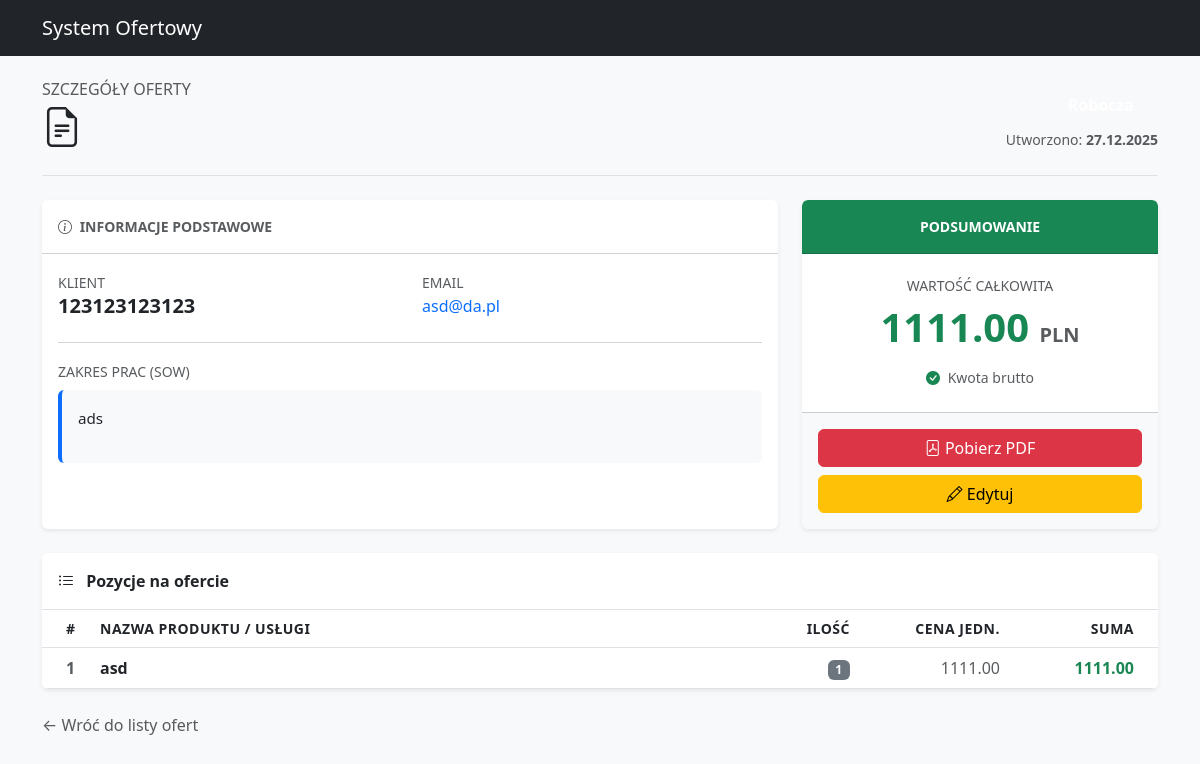
Screenshot of /offers/1/ (signed in) with the database file from the repository.
### offers/models.py (models this page shows, shortened)
class Offer(models.Model):
    class Status(models.TextChoices):
        DRAFT = 'draft', _('Robocza')
        PENDING = 'pending', _('Oczekuje na akceptację')
        IN_CONSULTATION = 'consultation', _('Konsultacja')
        APPROVED = 'approved', _('Zatwierdzona')
        SENT = 'sent', _('Wysłana')
        REJECTED = 'rejected', _('Odrzucona')
    class PaymentMethod(models.TextChoices):  # NOWOŚĆ (6)
        TRANSFER = 'transfer', _('Przelew tradycyjny')
        SPLIT_PAYMENT = 'split', _('Przelew (Split Payment)')
        CASH = 'cash', _('Gotówka')
        CARD = 'card', _('Karta płatnicza')
    seller = models.ForeignKey(Seller, on_delete=models.PROTECT, verbose_name="Wystawca", null=True)
    offer_number = models.CharField(max_length=50, unique=True, verbose_name="Numer oferty")
    client = models.ForeignKey(Client, on_delete=models.CASCADE, verbose_name="Klient", null=True)
    status = models.CharField(max_length=20, choices=Status.choices, default=Status.DRAFT, verbose_name="Status")
    description = RichTextField(null=True, blank=True, help_text="Wstęp/Opis oferty")
    total_price = models.DecimalField(max_digits=10, decimal_places=2, default=0, verbose_name="Suma PLN")
    currency_rate = models.DecimalField(max_digits=6, decimal_places=4, default=1.0000,
                                        verbose_name="Kurs EUR (dla informacji)")
    created_at = models.DateTimeField(auto_now_add=True)
    updated_at = models.DateTimeField(auto_now=True)
    validity_days = models.PositiveIntegerField(default=14, verbose_name="Ważność oferty (dni)")
    payment_deadline_days = models.PositiveIntegerField(default=7, verbose_name="Termin płatności (dni)")
    payment_method = models.CharField(max_length=20, choices=PaymentMethod.choices, default=PaymentMethod.TRANSFER,
                                      verbose_name="Metoda płatności")
    rejection_reason = models.TextField(blank=True, null=True, verbose_name="Powód odrzucenia (CEO)")
    external_file = models.FileField(upload_to='offers_archive/', null=True, blank=True, verbose_name="Archiwalny PDF")
    created_by = models.ForeignKey(User, on_delete=models.SET_NULL, null=True, blank=True, verbose_name="Utworzył")
    class Meta:
        ordering = ['-created_at']
        verbose_name = "Oferta"
        verbose_name_plural = "Baza Ofert"

class Client(models.Model):
    company = models.ForeignKey(Company, on_delete=models.CASCADE, related_name='employees', verbose_name="Firma")
    first_name = models.CharField(max_length=100, verbose_name="Imię")
    last_name = models.CharField(max_length=100, verbose_name="Nazwisko")
    email = models.EmailField(verbose_name="Email")
    phone = models.CharField(max_length=20, blank=True, verbose_name="Telefon")
    position = models.CharField(max_length=100, blank=True,
                                verbose_name="Stanowisko")  # np. "Dyrektor IT" vs "Serwisant"
    class Meta:
        verbose_name = "Klient / Kontakt"
        verbose_name_plural = "Baza Klientów"

class Company(models.Model):
    name = models.CharField(max_length=200, verbose_name="Nazwa Firmy")
    nip = models.CharField(max_length=20, blank=True, null=True, verbose_name="NIP")
    address = models.TextField(verbose_name="Adres", blank=True)
    class Meta:
        verbose_name = "Firma"
        verbose_name_plural = "Baza Firm"

class OfferItem(models.Model):
    offer = models.ForeignKey(Offer, on_delete=models.CASCADE, related_name='items')
    description = models.CharField(max_length=200, verbose_name="Nazwa produktu")
    quantity = models.PositiveIntegerField(default=1, verbose_name="Ilość")
    price_per_unit = models.DecimalField(max_digits=10, decimal_places=2, verbose_name="Cena jedn. PLN")
    price_in_eur = models.DecimalField(max_digits=10, decimal_places=2, null=True, blank=True,
                                       verbose_name="Cena katalogowa EUR")
    @property
    def total_price(self):
        return self.quantity * self.price_per_unit

### offers/views.py (the view)
# urls.py: path('offers/<int:pk>/', offer_views.offer_detail, name='offer_detail'),
@login_required
def offer_detail(request, pk):
    offer = get_object_or_404(Offer, pk=pk)
    return render(request, 'offers/offer_details.html', {'offer': offer})

### offers/templates/offers/offer_details.html (shortened to what this page needs)
{% load static %}
<!DOCTYPE html>
<html lang="pl">
<head>
    <link
            href="https://cdn.jsdelivr.net/npm/bootstrap@5.3.0/dist/css/bootstrap.min.css"
            rel="stylesheet"
    />
    <link
            rel="stylesheet"
            href="https://cdn.jsdelivr.net/npm/bootstrap-icons@1.10.0/font/bootstrap-icons.css"
    />
    <link rel="stylesheet" href="{% static 'css/offer_details.css' %}"/>
</head>
<body class="bg-light">
<nav class="navbar navbar-dark bg-dark mb-4">
    <div class="container">
        <a class="navbar-brand" href="{% url 'offer_list' %}"
        >System Ofertowy</a
        >
    </div>
</nav>
<div class="container pb-5">
    <div
            class="d-flex justify-content-between align-items-center mb-4 pb-3 border-bottom"
    >
        <div>
            <h6 class="text-uppercase text-muted mb-1">Szczegóły Oferty</h6>
            <h2 class="fw-bold text-dark display-6">
                <i class="bi bi-file-earmark-text"></i> {{ offer.offer_number }}
            </h2>
        </div>
        <div class="text-end">
          <span
                  class="badge rounded-pill status-badge {{ offer.css_class }} px-4 py-2 fs-6"
          >
          </span>
            <div class="text-muted small mt-2">
                Utworzono: <strong>{{ offer.created_at|date:"d.m.Y" }}</strong>
            </div>
        </div>
    </div>
    <div class="row g-4">
        <div class="col-lg-8">
            <div class="card shadow-sm border-0 h-100">
                <div
                        class="card-header bg-white fw-bold py-3 text-uppercase small text-muted"
                >
                    <i class="bi bi-info-circle me-1"></i> Informacje podstawowe
                </div>
                <div class="card-body">
                    <div class="row mb-4">
                        <div class="col-md-6">
                            <label class="text-muted small text-uppercase">Klient</label>
                            <h5 class="fw-bold text-dark mb-0">
                                {{ offer.client.company.nip }}
                            </h5>
                        </div>
                        <div class="col-md-6">
                            <label class="text-muted small text-uppercase">Email</label>
                            <div class="text-primary">{{ offer.client.email }}</div>
                        </div>
                    </div>
                    <hr class="text-muted opacity-25"/>
                    <label class="text-muted small text-uppercase mb-2"
                    >Zakres prac (SOW)</label
                    >
                    <div class="description-box p-3 rounded">
                        {{ offer.description|safe }}
                    </div>
                </div>
            </div>
        </div>
        <div class="col-lg-4">
            <div class="card shadow-sm border-0 bg-white h-100">
                <div
                        class="card-header bg-success text-white fw-bold py-3 text-center text-uppercase small"
                >
                    Podsumowanie
                </div>
                <div
                        class="card-body d-flex flex-column justify-content-center align-items-center text-center p-4"
                >
                    <h6 class="text-muted text-uppercase small mb-2">
                        Wartość całkowita
                    </h6>
                    <h1 class="fw-bold text-success mb-0">
                        {{ offer.total_price }}
                        <small class="fs-5 text-muted">PLN</small>
                    </h1>
                    <p class="small text-muted mt-3 mb-0">
                        <i class="bi bi-check-circle-fill text-success me-1"></i> Kwota
                        brutto
                    </p>
                </div>
                <div class="card-footer bg-light p-3 d-grid gap-2">
                    <a href="{% url 'offer_pdf' offer.pk %}" class="btn btn-danger">
                        <i class="bi bi-file-pdf"></i> Pobierz PDF
                    </a>
                    <a href="{% url 'offer_edit' offer.pk %}" class="btn btn-warning">
                        <i class="bi bi-pencil"></i> Edytuj
                    </a>
                </div>
            </div>
        </div>
    </div>
    <div class="card shadow-sm border-0 mt-4">
        <div class="card-header bg-white fw-bold py-3 border-bottom">
            <i class="bi bi-list-ul me-2"></i> Pozycje na ofercie
        </div>
        <div class="table-responsive">
            <table class="table table-hover align-middle mb-0">
                <thead class="bg-light text-secondary small text-uppercase">
                <tr>
                    <th class="ps-4" style="width: 50px">#</th>
                    <th>Nazwa Produktu / Usługi</th>
                    <th class="text-end" style="width: 100px">Ilość</th>
                    <th class="text-end" style="width: 150px">Cena jedn.</th>
                    <th class="text-end pe-4" style="width: 150px">Suma</th>
                </tr>
                </thead>
                <tbody>
                {% for item in offer.items.all %}
                    <tr>
                        <td class="ps-4 text-muted fw-bold">{{ forloop.counter }}</td>
                        <td>
                            <span class="fw-bold text-dark">{{ item.description }}</span>
                        </td>
                        <td class="text-end">
                            <span class="badge bg-secondary">{{ item.quantity }}</span>
                        </td>
                        <td class="text-end text-muted">{{ item.price_per_unit }}</td>
                        <td class="text-end fw-bold text-success pe-4">
                            {{ item.total_price }}
                        </td>
                    </tr>
                {% endfor %}
                </tbody>
            </table>
        </div>
    </div>
    <div class="mt-4">
        <a
                href="{% url 'offer_list' %}"
                class="text-decoration-none text-muted"
        >
            &larr; Wróć do listy ofert
        </a>
    </div>
</div>
</body>
</html>

### offers/static/offers/offer_details.css (style rules this page uses)
.description-box { background-color: #f8f9fa; border-left: 4px solid #0d6efd; color: #212529; font-size: 0.95rem; line-height: 1.6; }
.card { overflow: hidden; }
.table thead th { font-weight: 600; letter-spacing: 0.5px; }

### rows the page displays
Offer: created_at "27.12.2025", client.company.nip "123123123123", client.email "asd@da.pl", description "ads", total_price "1111.00"
OfferItem: description "asd", quantity "1", price_per_unit "1111.00", total_price "1111.00"
